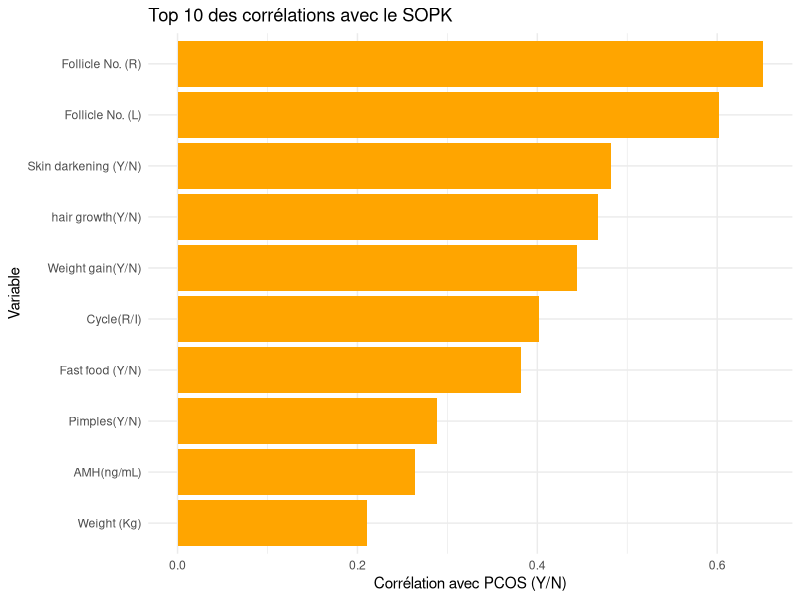
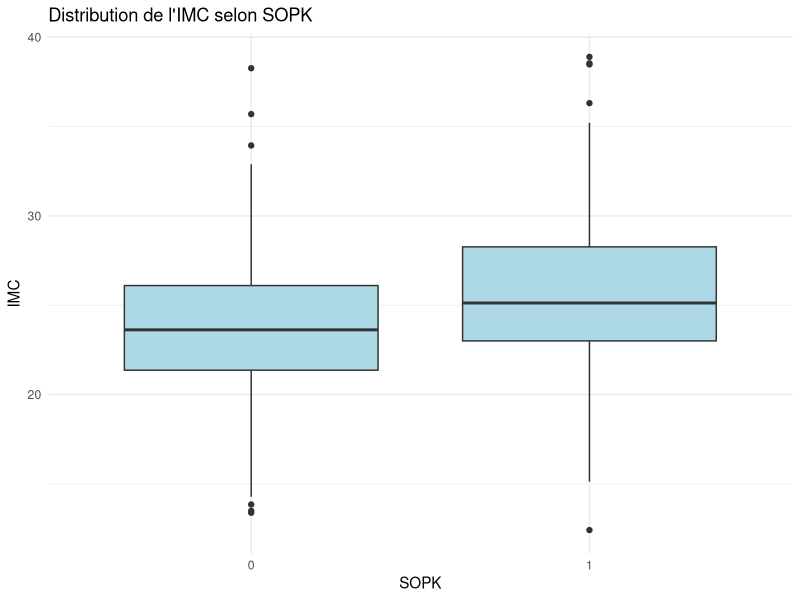
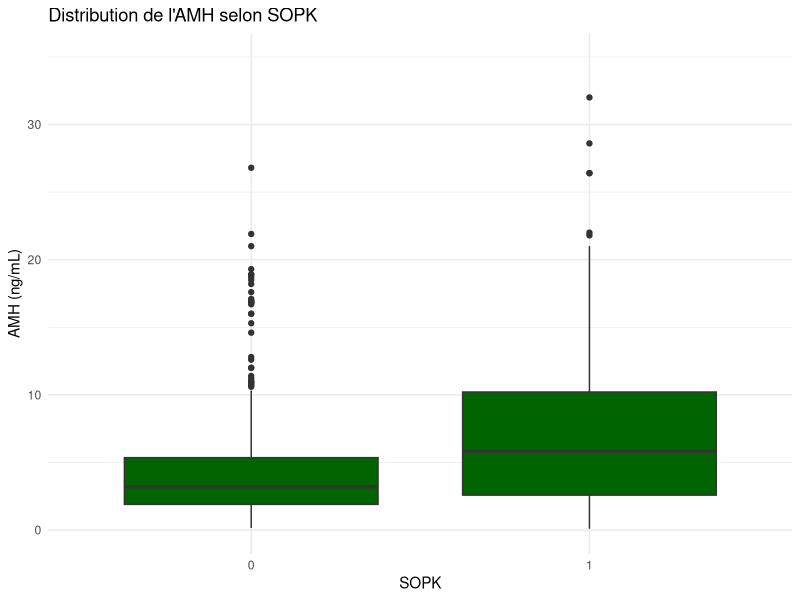
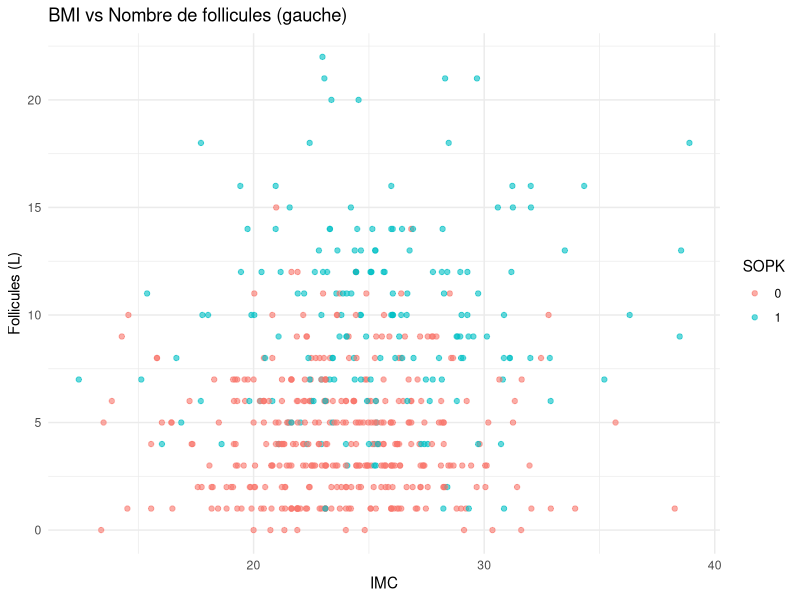
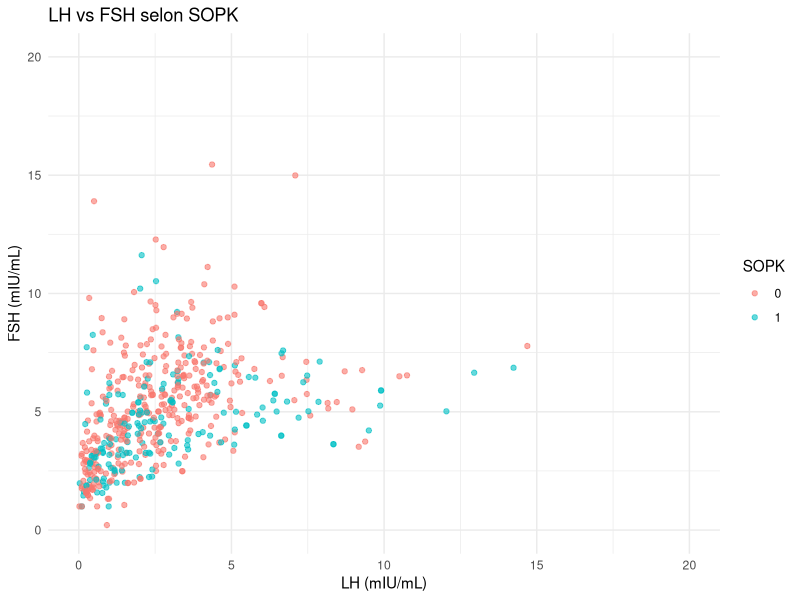

These figures' R source, in order:
# Analyse statistique comparative entre SOPK et non SOPK

library(readxl)
library(dplyr)
library(ggplot2)
library(car)

# Importer les données nettoyées
donnees_sopk <- read_excel("data/PCOS_data_without_infertility.xlsx")
donnees_sopk <- na.omit(donnees_sopk)
donnees_sopk$`II    beta-HCG(mIU/mL)` <- as.numeric(donnees_sopk$`II    beta-HCG(mIU/mL)`)
donnees_sopk$`AMH(ng/mL)` <- as.numeric(donnees_sopk$`AMH(ng/mL)`)

# Rendre la variable PCOS numérique
donnees_sopk$`PCOS (Y/N)` <- as.numeric(as.character(donnees_sopk$`PCOS (Y/N)`))

# Sélectionner les variables numériques sans les identifiants
donnees_numeriques <- donnees_sopk %>%
  select(-`Sl. No`, -`Patient File No.`) %>%
  select(where(is.numeric))

# Calculer la corrélation avec SOPK pour toutes les variables
correlations <- sapply(donnees_numeriques, function(var) {
  if (all(is.na(var))) return(NA)
  cor(donnees_sopk$`PCOS (Y/N)`, var, use = "complete.obs")
})

# Créer un dataframe
cor_df <- data.frame(
  Variable = names(correlations),
  Correlation = correlations
)

# Exclure PCOS et trier par ordre décroissant
cor_df <- cor_df[cor_df$Variable != "PCOS (Y/N)", ]
cor_df <- cor_df[order(abs(cor_df$Correlation), decreasing = TRUE), ]

# Afficher les 10 variables les plus corrélées
head(cor_df, 10)

# Afficher le graphique
top_vars <- head(cor_df, 10)
ggplot(top_vars, aes(x = reorder(Variable, Correlation), y = Correlation)) +
  geom_bar(stat = "identity", fill = "orange") +
  coord_flip() +
  labs(
    title = "Top 10 des corrélations avec le SOPK",
    x = "Variable",
    y = "Corrélation avec PCOS (Y/N)"
  ) +
  theme_minimal()

# Tests du Khi2
vars_qualitatives <- c(
  "Weight gain(Y/N)",
  "Fast food (Y/N)",
  "Skin darkening (Y/N)",
  "hair growth(Y/N)",
  "Pimples(Y/N)"
)

for (var in vars_qualitatives) {
  cat("\nTest du khi² :", var, "vs SOPK\n")
  table_var <- table(donnees_sopk[[var]], donnees_sopk$`PCOS (Y/N)`)
  print(chisq.test(table_var))
}

# Tester sur les résidus de chaque groupe pour BMI et AMH
# Groupe non PCOS
shapiro.test(donnees_sopk$BMI[donnees_sopk$`PCOS (Y/N)` == 0])
shapiro.test(donnees_sopk$`AMH(ng/mL)`[donnees_sopk$`PCOS (Y/N)` == 0])
shapiro.test(donnees_sopk$`Weight (Kg)`[donnees_sopk$`PCOS (Y/N)`==0])
shapiro.test(donnees_sopk$`Follicle No. (L)`[donnees_sopk$`PCOS (Y/N)`==0])
shapiro.test(donnees_sopk$`Follicle No. (R)`[donnees_sopk$`PCOS (Y/N)`==0])

#Groupe PCOS
shapiro.test(donnees_sopk$BMI[donnees_sopk$`PCOS (Y/N)` == 1])
shapiro.test(donnees_sopk$`AMH(ng/mL)`[donnees_sopk$`PCOS (Y/N)` == 1])
shapiro.test(donnees_sopk$`Weight (Kg)`[donnees_sopk$`PCOS (Y/N)`==1])
shapiro.test(donnees_sopk$`Follicle No. (L)`[donnees_sopk$`PCOS (Y/N)`==1])
shapiro.test(donnees_sopk$`Follicle No. (R)`[donnees_sopk$`PCOS (Y/N)`==1])

# Homogénéité des variances
leveneTest(BMI ~ factor(`PCOS (Y/N)`), data = donnees_sopk)
leveneTest(`AMH(ng/mL)` ~ factor(`PCOS (Y/N)`), data = donnees_sopk)

# Boîtes à moustaches
ggplot(donnees_sopk, aes(x = factor(`PCOS (Y/N)`), y = BMI)) +
  geom_boxplot(fill = "lightblue") +
  labs(title = "Distribution de l'IMC selon SOPK", x = "SOPK", y = "IMC") +
  theme_minimal()

summary(donnees_sopk$`AMH(ng/mL)`)
ggplot(donnees_sopk, aes(x = factor(`PCOS (Y/N)`), y = `AMH(ng/mL)`)) +
  geom_boxplot(fill = "darkgreen") +
  coord_cartesian(ylim = c(0, 35)) +
  labs(title = "Distribution de l'AMH selon SOPK",
       x = "SOPK", y = "AMH (ng/mL)") +
  theme_minimal()

# Diagrammes de dispersion
summary(donnees_sopk$`LH(mIU/mL)`)
summary(donnees_sopk$`FSH(mIU/mL)`)

ggplot(donnees_sopk, aes(x = BMI, y = `Follicle No. (L)`, color = factor(`PCOS (Y/N)`))) +
  geom_point(alpha = 0.6) +
  labs(title = "BMI vs Nombre de follicules (gauche)", x = "IMC", y = "Follicules (L)", color = "SOPK") +
  theme_minimal()

ggplot(donnees_sopk, aes(x = `LH(mIU/mL)`, y = `FSH(mIU/mL)`, color = factor(`PCOS (Y/N)`))) +
  geom_point(alpha = 0.6) +
  labs(title = "LH vs FSH selon SOPK", x = "LH (mIU/mL)", y = "FSH (mIU/mL)", color = "SOPK") +
  coord_cartesian(xlim = c(0, 20), ylim = c(0, 20)) + # j'ai ajusté pour pouvoir visualiser l'ensemble principal
  theme_minimal()

# Tests T
vars <- c("BMI", "Weight (Kg)", "AMH(ng/mL)", "Follicle No. (L)", "Follicle No. (R)")
for (v in vars) {
  print(v)
  print(t.test(donnees_sopk[[v]] ~ donnees_sopk$`PCOS (Y/N)`))
}

# Tests de Wilcoxon
# BMI
print(wilcox.test(BMI ~ `PCOS (Y/N)`, data=donnees_sopk))

# AMH
print(wilcox.test(`AMH(ng/mL)` ~ `PCOS (Y/N)`, data=donnees_sopk))

# Poids
print(wilcox.test(`Weight (Kg)` ~ `PCOS (Y/N)`, data=donnees_sopk))

# Follicule gauche
print(wilcox.test(`Follicle No. (L)` ~ `PCOS (Y/N)`, data=donnees_sopk))

# Follicule droite
print(wilcox.test(`Follicle No. (R)` ~ `PCOS (Y/N)`, data=donnees_sopk))
